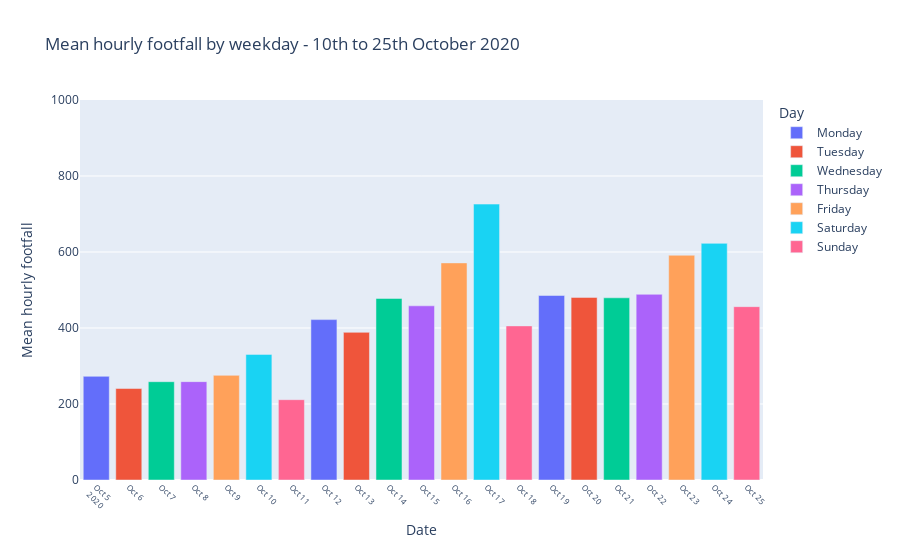

Source (notebook cell):
### Markdown cell above
I really want to look at that period around 14th October, something strange happens as footfall rises when it would have been expected to fall.

### Code cell
data_2020_subset = (footfalldf
        .pipe(start_pipeline)
                 .pipe(remove_new_cameras)
        .pipe(mean_hourly,"day")
        .pipe(reset_df_index)
        .pipe(date_range,"2020-10-05","2020-10-25"))

data_2020_subset['Day_Name'] = data_2020_subset.index.day_name()

bar = px.bar(data_2020_subset,y='Count', title="Mean hourly footfall by weekday - 10th to 25th October 2020",
             color='Day_Name',hover_data=['Day_Name','Count'],
             labels={'Count': 'Mean hourly footfall', 'DateTime': 'Date', 'Day_Name':'Day'})

bar.update_xaxes(nticks=26,tickangle=45,tickfont=dict(size=8))
bar.update_yaxes(range=[0,1000])

bar.show()

### Figure 1 — Plotly figure (JSON) as saved in the notebook; plotly's stock layout.template omitted (floating-point values rounded to 4 significant figures)
{"data": [{"alignmentgroup": "True", "customdata": [["Monday"], ["Monday"], ["Monday"]], "hovertemplate": "Day=%{customdata[0]}<br>Date=%{x}<br>Mean hourly footfall=%{y}<extra></extra>", "legendgroup": "Monday", "marker": {"color": "#636efa"}, "name": "Monday", "offsetgroup": "Monday", "orientation": "v", "showlegend": true, "textposition": "auto", "type": "bar", "x": ["2020-10-05T00:00:00", "2020-10-12T00:00:00", "2020-10-19T00:00:00"], "xaxis": "x", "y": [272.8, 422.0, 485.6], "yaxis": "y"}, {"alignmentgroup": "True", "customdata": [["Tuesday"], ["Tuesday"], ["Tuesday"]], "hovertemplate": "Day=%{customdata[0]}<br>Date=%{x}<br>Mean hourly footfall=%{y}<extra></extra>", "legendgroup": "Tuesday", "marker": {"color": "#EF553B"}, "name": "Tuesday", "offsetgroup": "Tuesday", "orientation": "v", "showlegend": true, "textposition": "auto", "type": "bar", "x": ["2020-10-06T00:00:00", "2020-10-13T00:00:00", "2020-10-20T00:00:00"], "xaxis": "x", "y": [240.7, 388.5, 480.6], "yaxis": "y"}, {"alignmentgroup": "True", "customdata": [["Wednesday"], ["Wednesday"], ["Wednesday"]], "hovertemplate": "Day=%{customdata[0]}<br>Date=%{x}<br>Mean hourly footfall=%{y}<extra></extra>", "legendgroup": "Wednesday", "marker": {"color": "#00cc96"}, "name": "Wednesday", "offsetgroup": "Wednesday", "orientation": "v", "showlegend": true, "textposition": "auto", "type": "bar", "x": ["2020-10-07T00:00:00", "2020-10-14T00:00:00", "2020-10-21T00:00:00"], "xaxis": "x", "y": [258.7, 477.8, 479.5], "yaxis": "y"}, {"alignmentgroup": "True", "customdata": [["Thursday"], ["Thursday"], ["Thursday"]], "hovertemplate": "Day=%{customdata[0]}<br>Date=%{x}<br>Mean hourly footfall=%{y}<extra></extra>", "legendgroup": "Thursday", "marker": {"color": "#ab63fa"}, "name": "Thursday", "offsetgroup": "Thursday", "orientation": "v", "showlegend": true, "textposition": "auto", "type": "bar", "x": ["2020-10-08T00:00:00", "2020-10-15T00:00:00", "2020-10-22T00:00:00"], "xaxis": "x", "y": [258.9, 458.4, 488.6], "yaxis": "y"}, {"alignmentgroup": "True", "customdata": [["Friday"], ["Friday"], ["Friday"]], "hovertemplate": "Day=%{customdata[0]}<br>Date=%{x}<br>Mean hourly footfall=%{y}<extra></extra>", "legendgroup": "Friday", "marker": {"color": "#FFA15A"}, "name": "Friday", "offsetgroup": "Friday", "orientation": "v", "showlegend": true, "textposition": "auto", "type": "bar", "x": ["2020-10-09T00:00:00", "2020-10-16T00:00:00", "2020-10-23T00:00:00"], "xaxis": "x", "y": [275.3, 571.3, 591.4], "yaxis": "y"}, {"alignmentgroup": "True", "customdata": [["Saturday"], ["Saturday"], ["Saturday"]], "hovertemplate": "Day=%{customdata[0]}<br>Date=%{x}<br>Mean hourly footfall=%{y}<extra></extra>", "legendgroup": "Saturday", "marker": {"color": "#19d3f3"}, "name": "Saturday", "offsetgroup": "Saturday", "orientation": "v", "showlegend": true, "textposition": "auto", "type": "bar", "x": ["2020-10-10T00:00:00", "2020-10-17T00:00:00", "2020-10-24T00:00:00"], "xaxis": "x", "y": [330.6, 726.1, 622.7], "yaxis": "y"}, {"alignmentgroup": "True", "customdata": [["Sunday"], ["Sunday"], ["Sunday"]], "hovertemplate": "Day=%{customdata[0]}<br>Date=%{x}<br>Mean hourly footfall=%{y}<extra></extra>", "legendgroup": "Sunday", "marker": {"color": "#FF6692"}, "name": "Sunday", "offsetgroup": "Sunday", "orientation": "v", "showlegend": true, "textposition": "auto", "type": "bar", "x": ["2020-10-11T00:00:00", "2020-10-18T00:00:00", "2020-10-25T00:00:00"], "xaxis": "x", "y": [211.3, 405.5, 456.1], "yaxis": "y"}], "layout": {"barmode": "relative", "legend": {"title": {"text": "Day"}, "tracegroupgap": 0}, "title": {"text": "Mean hourly footfall by weekday - 10th to 25th October 2020"}, "xaxis": {"anchor": "y", "domain": [0.0, 1.0], "nticks": 26, "tickangle": 45, "tickfont": {"size": 8}, "title": {"text": "Date"}}, "yaxis": {"anchor": "x", "domain": [0.0, 1.0], "range": [0, 1000], "title": {"text": "Mean hourly footfall"}}}}
